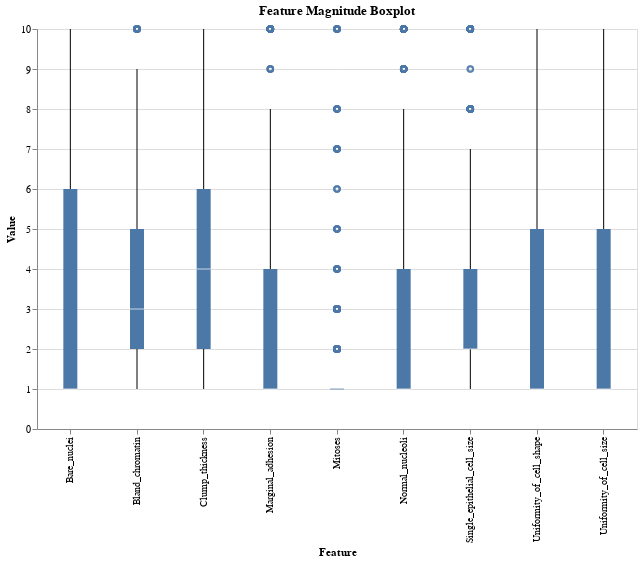

Write notebook code for a chart like this one.
### Markdown cell above
To begin with, one can define a boxplot as a graphical representation of statistical data used to detect outliers. Outliers are usually values that fall below Q1 - 1.5IQR or above Q3 + 1.5IQR where the first and third quartiles are Q1 and Q3 respectively, and IQR is the Interquartile Range (Q3 - Q1).

A box plot is made up of a box (that’s why it’s called a box plot) which represents the IQR, a line that shows the median value within the box, and two whiskers extending from the box to represent the range of values covered by 1.5*IQR for data. Those lying beyond the whiskers are outliers.

### Code cell
import altair as alt

def show_boxplot(df: pd.DataFrame) -> alt.Chart:
    # Boxplot for visualizing feature magnitudes
    boxplot = alt.Chart(df).transform_fold(
        df.columns.tolist(),
        as_=['Feature', 'Value']
    ).mark_boxplot().encode(
        x='Feature:N',
        y='Value:Q'
    ).properties(
        width=600,
        height=400,
        title='Feature Magnitude Boxplot'
    )
    return boxplot

show_boxplot(df.drop(columns="Class")).show()

### Figure 1 — Vega-Lite specification as saved in the notebook (floating-point values rounded to 4 significant figures; data arrays with more than 128 entries replaced by an {"elided": "..."} marker saying what was removed)
{"config": {"view": {"continuousWidth": 300, "continuousHeight": 300}}, "data": {"name": "data-29f614ce43b7df646b4525d1d5e99c62"}, "mark": {"type": "boxplot"}, "encoding": {"x": {"field": "Feature", "type": "nominal"}, "y": {"field": "Value", "type": "quantitative"}}, "height": 400, "title": "Feature Magnitude Boxplot", "transform": [{"fold": ["Clump_thickness", "Uniformity_of_cell_size", "Uniformity_of_cell_shape", "Marginal_adhesion", "Single_epithelial_cell_size", "Bare_nuclei", "Bland_chromatin", "Normal_nucleoli", "Mitoses"], "as": ["Feature", "Value"]}], "width": 600, "$schema": "https://vega.github.io/schema/vega-lite/v5.17.0.json", "datasets": {"data-29f614ce43b7df646b4525d1d5e99c62": {"elided": "699 records"}}}
